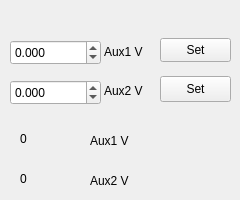
         <widget class="QWidget" name="tab_15">
          <attribute name="title">
           <string>Biasing</string>
          </attribute>
          <widget class="QDoubleSpinBox" name="Aux1Spin">
           <property name="geometry">
            <rect>
             <x>10</x>
             <y>40</y>
             <width>91</width>
             <height>25</height>
            </rect>
           </property>
           <property name="decimals">
            <number>3</number>
           </property>
           <property name="minimum">
            <double>-10.000000000000000</double>
           </property>
           <property name="maximum">
            <double>10.000000000000000</double>
           </property>
           <property name="singleStep">
            <double>0.001000000000000</double>
           </property>
          </widget>
          <widget class="QDoubleSpinBox" name="Aux2Spin">
           <property name="geometry">
            <rect>
             <x>10</x>
             <y>80</y>
             <width>91</width>
             <height>25</height>
            </rect>
           </property>
           <property name="decimals">
            <number>3</number>
           </property>
           <property name="minimum">
            <double>-10.000000000000000</double>
           </property>
           <property name="maximum">
            <double>10.000000000000000</double>
           </property>
           <property name="singleStep">
            <double>0.001000000000000</double>
           </property>
          </widget>
          <widget class="QLabel" name="label_47">
           <property name="geometry">
            <rect>
             <x>104</x>
             <y>44</y>
             <width>62</width>
             <height>16</height>
            </rect>
           </property>
           <property name="text">
            <string>Aux1 V</string>
           </property>
          </widget>
          <widget class="QLabel" name="label_48">
           <property name="geometry">
            <rect>
             <x>104</x>
             <y>83</y>
             <width>62</width>
             <height>16</height>
            </rect>
           </property>
           <property name="text">
            <string>Aux2 V</string>
           </property>
          </widget>
          <widget class="QPushButton" name="SetAux1">
           <property name="geometry">
            <rect>
             <x>160</x>
             <y>38</y>
             <width>71</width>
             <height>24</height>
            </rect>
           </property>
           <property name="text">
            <string>Set</string>
           </property>
          </widget>
          <widget class="QPushButton" name="SetAux2">
           <property name="geometry">
            <rect>
             <x>160</x>
             <y>76</y>
             <width>71</width>
             <height>26</height>
            </rect>
           </property>
           <property name="text">
            <string>Set</string>
           </property>
          </widget>
          <widget class="QLabel" name="label_49">
           <property name="geometry">
            <rect>
             <x>90</x>
             <y>130</y>
             <width>81</width>
             <height>21</height>
            </rect>
           </property>
           <property name="text">
            <string>Aux1 V</string>
           </property>
          </widget>
          <widget class="QLabel" name="label_50">
           <property name="geometry">
            <rect>
             <x>90</x>
             <y>170</y>
             <width>81</width>
             <height>21</height>
            </rect>
           </property>
           <property name="text">
            <string>Aux2 V</string>
           </property>
          </widget>
          <widget class="QLabel" name="Aux1Value">
           <property name="geometry">
            <rect>
             <x>20</x>
             <y>130</y>
             <width>62</width>
             <height>17</height>
            </rect>
           </property>
           <property name="text">
            <string>0</string>
           </property>
          </widget>
          <widget class="QLabel" name="Aux2Value">
           <property name="geometry">
            <rect>
             <x>20</x>
             <y>170</y>
             <width>62</width>
             <height>17</height>
            </rect>
           </property>
           <property name="text">
            <string>0</string>
           </property>
          </widget>
         </widget>
